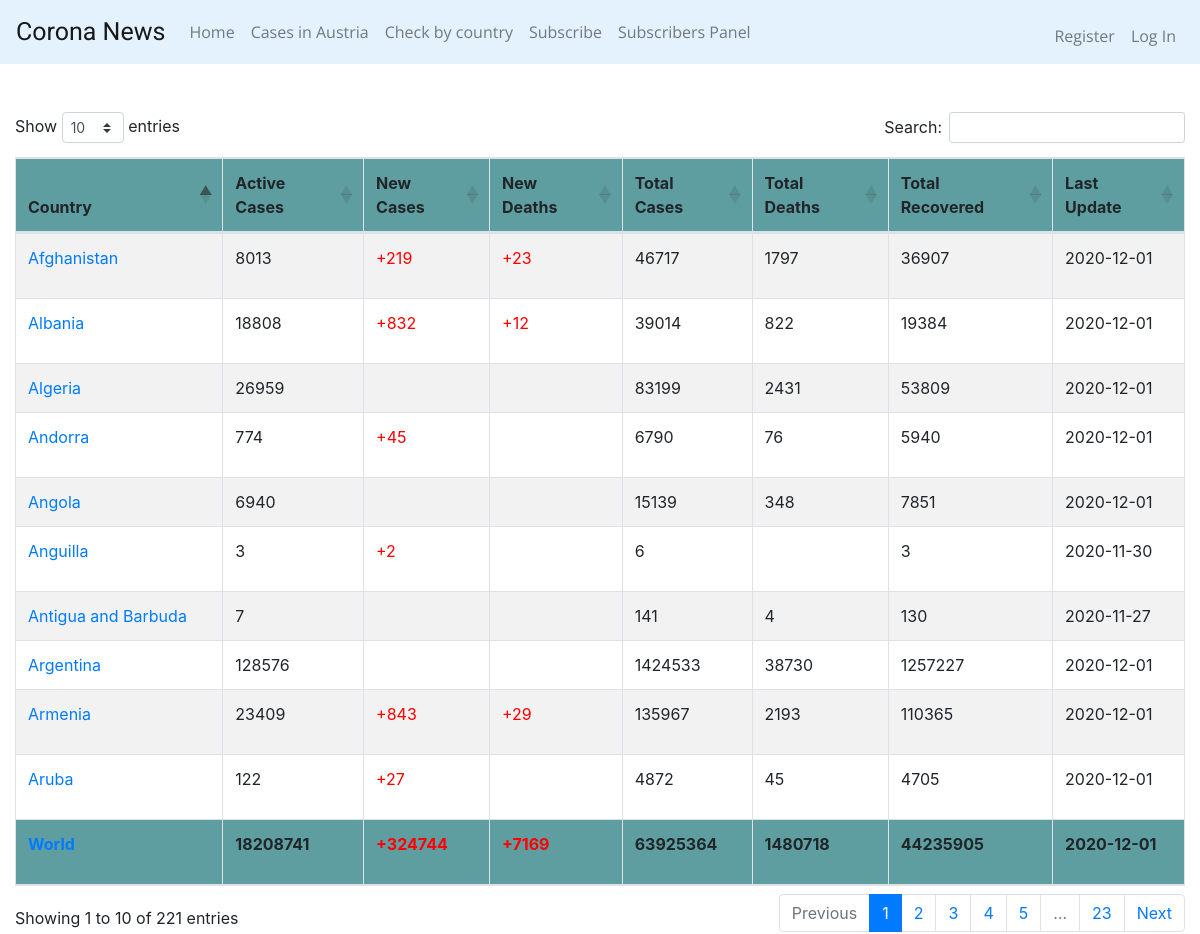
The page /casesWorld on the database as committed earlier.
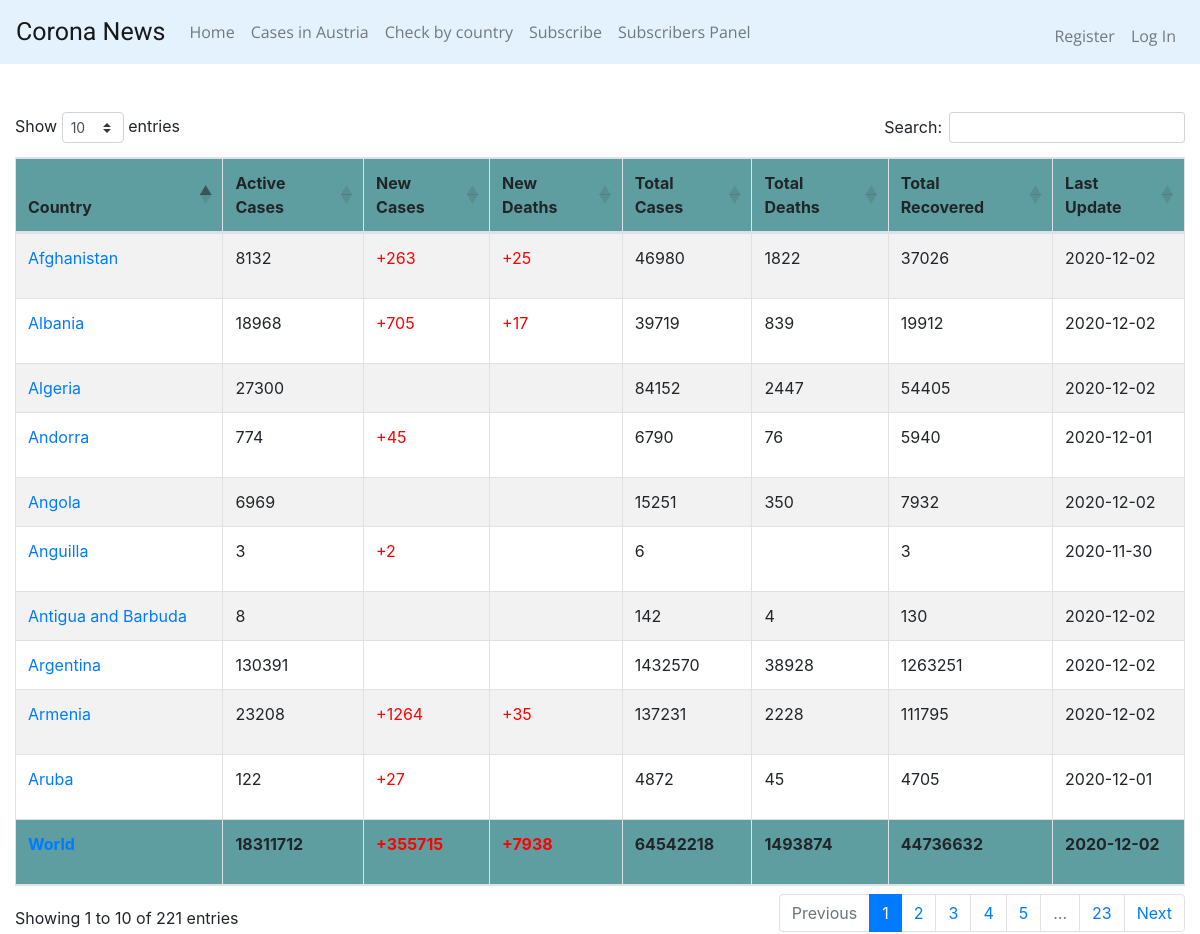
The same page on the database as committed later.
### tables this page shows
CREATE TABLE casesWorld (id INTEGER PRIMARY KEY AUTOINCREMENT NOT NULL, country TEXT, active INTEGER, new INTEGER, deaths INTEGER, totalCases INTEGER, totalDeaths INTEGER, totalRecovered INTEGER, date date);

### app.py (the view)
@app.route("/casesWorld")
def casesWorld():
    tblCasesWorld = "casesWorld"
    tableValues = {}
    totalCases = {}
    tableValues = select_cases(tblCasesWorld)
    totalCases = select_cases_where_country(tblCasesWorld, "World")
    return render_template('casesWorld.html', casesWorld=tableValues, totalCases=totalCases)

### app.py (called while the page is built)
@app.after_request
def after_request(response):
    response.headers["Cache-Control"] = "no-cache, no-store, must-revalidate"
    response.headers["Expires"] = 0
    response.headers["Pragma"] = "no-cache"
    return response

### coronaCasesDAO.py (called while the page is built)
def select_cases(tableName):
    conn = connect_to_db()
    conn.row_factory = dict_factory
    cursor = conn.cursor()
    format_str = """SELECT country, active, new, deaths, totalCases, totalDeaths, totalRecovered, date FROM "{table}";"""
    sql_command = format_str.format(table=tableName)
    cursor.execute(sql_command)
    result = cursor.fetchall()
    conn.close()
    return result

def select_cases_where_country(tableName, country):
    conn = connect_to_db()
    conn.row_factory = dict_factory
    cursor = conn.cursor()
    format_str = """SELECT country, active, new, deaths, totalCases, totalDeaths, totalRecovered, date FROM "{table}" WHERE country="{countryName}";"""
    sql_command = format_str.format(table=tableName, countryName=country)
    cursor.execute(sql_command)
    result = cursor.fetchall()
    conn.close()
    return result

### helpers.py (called while the page is built)
def connect_to_db():
    conn = sqlite3.connect('coronaDatabase.db')
    return conn

def dict_factory(cursor, row):
    d = {}
    for idx, col in enumerate(cursor.description):
        d[col[0]] = row[idx]
    return d

### templates/casesWorld.html (shortened to what this page needs)
{% extends "layout.html" %}
{% block headSergiu %}
    <link href="https://cdn.datatables.net/1.10.22/css/dataTables.bootstrap4.min.css" rel="stylesheet">
{% endblock %}
{% block main %}
    <div class="col">
        <br>
        <table id="example" class="table table-striped table-bordered" style="width:100%">
            <thead>
                <tr style="background-color:cadetblue">
                    <th>Country</th>
                    <th>Active Cases</th>
                    <th>New Cases</th>
                    <th>New Deaths</th>
                    <th>Total Cases</th>
                    <th>Total Deaths</th>
                    <th>Total Recovered</th>
                    <th>Last Update</th>
                </tr>
            </thead>
            <tfoot>
                {% for dict_item in totalCases %}
                <tr style="background-color: cadetblue; font-weight: bold;">
                    <td >
                        {% set country = dict_item.get("country") %}
                        <a href="/history/{{ country }}" target="_blank">{{ country }}</a>
                    </td>
                    <td>
                        {{dict_item.get("active")}}
                    </td>
                    <td style="color:red;">
                        {% set new = dict_item.get("new") %}
                        {% if new != "" %}
                            <p>+{{ new }}</p>
                        {% else %}
                            <p></p>
                        {% endif %}
                    </td>
                    <td style="color:red;">
                        {% set deaths = dict_item.get("deaths") %}
                        {% if deaths != "" %}
                            <p>+{{ deaths }}</p>
                        {% else %}
                            <p></p>
                        {% endif %}
                    </td>
                    <td>
                        {{dict_item.get("totalCases")}}
                    </td>
                    <td>
                        {{dict_item.get("totalDeaths")}}
                    </td>
                    <td>
                        {{dict_item.get("totalRecovered")}}
                    </td>
                    <td>
                        {{dict_item.get("date")}}
                    </td>
                </tr>
                {% endfor %}
            </tfoot>
            <tbody>
            {% for dict_item in casesWorld %}
                <tr>
                        <td>
                            {% set country = dict_item.get("country") %}
                            <a href="/history/{{ country }}">{{ country }}</a>
                        </td>
                        <td>
                            {{dict_item.get("active")}}
                        </td>
                        <td style="color: red;">
                            {% set new = dict_item.get("new") %}
                            {% if new != "" %}
                                <p>+{{ new }}</p>
                            {% else %}
                                <p></p>
                            {% endif %}
                        </td>
                        <td style="color: red;">
                            {% set deaths = dict_item.get("deaths") %}
                            {% if deaths != "" %}
                                <p>+{{ deaths }}</p>
                            {% else %}
                                <p></p>
                            {% endif %}
                        </td>
                        <td>
                            {{dict_item.get("totalCases")}}
                        </td>
                        <td>
                            {{dict_item.get("totalDeaths")}}
                        </td>
                        <td>
                            {{dict_item.get("totalRecovered")}}
                        </td>
                        <td>
                            {{dict_item.get("date")}}
                        </td>
                </tr>
            {% endfor %}
            </tbody>
        </table>
    </div>
{% endblock %}

### templates/layout.html (shortened to what this page needs)
<!DOCTYPE html>
<html lang="en">
<head>
    <link href="https://cdnjs.cloudflare.com/ajax/libs/twitter-bootstrap/4.5.2/css/bootstrap.css" rel="stylesheet">
    {% block headSergiu %}{% endblock %}
</head>
<body>
    <nav class="navbar sticky-top navbar-expand-lg navbar-light" style="background-color: #e3f2fd;">
      <a class="navbar-brand" style="font-family: 'Roboto', sans-serif; font-size: 25px;" href="/">Corona News</a>
      <div class="collapse navbar-collapse" style="font-family: 'Open Sans', sans-serif;" id="navbarSupportedContent">
        {% if session.user_id %}
          <ul class="navbar-nav mr-auto">
            <li class="nav-item">
              <a class="nav-link" href="/">Home <span class="sr-only">(current)</span></a>
            </li>
            <li class="nav-item">
              <a class="nav-link" href="/casesInAustria">Cases in Austria</a>
            </li>
            <li class="nav-item">
              <a class="nav-link" href="/casesWorld">Check by country</a>
            </li>
            <li class="nav-item">
              <a class="nav-link" href="/subscription">Subscribe</a>
            </li>
            <li class="nav-item">
              <a class="nav-link" href="/usersTable">Subscribers Panel</a>
            </li>
          </ul>
            <ul class="navbar-nav ml-auto mt-2">
              <li class="nav-item"><a class="nav-link" href="/logout">Log Out</a></li>
          </ul>
        {% else %}
        <ul class="navbar-nav mr-auto">
          <li class="nav-item">
            <a class="nav-link" href="/">Home <span class="sr-only">(current)</span></a>
          </li>
          <li class="nav-item">
            <a class="nav-link" href="/casesInAustria">Cases in Austria</a>
          </li>
          <li class="nav-item">
            <a class="nav-link" href="/casesWorld">Check by country</a>
          </li>
          <li class="nav-item">
            <a class="nav-link" href="/subscription">Subscribe</a>
          </li>
          <li class="nav-item">
            <a class="nav-link" href="/usersTable">Subscribers Panel</a>
          </li>
        </ul>
          <ul class="navbar-nav ml-auto mt-2">
            <li class="nav-item"><a class="nav-link" href="/register">Register</a></li>
            <li class="nav-item"><a class="nav-link" href="/login">Log In</a></li>
        </ul>
        {% endif %}
      </div>
    </nav>
<br />
{% block main %}{% endblock %}
</body>
</html>

Rows that differ between the two databases and show on the page:
changed casesWorld "World": get "18208741" → "18311712"; new "324744" → "355715"; deaths "7169" → "7938"; get "63925364" → "64542218"; get "1480718" → "1493874"; get "44235905" → "44736632"; get "2020-12-01" → "2020-12-02"
changed casesWorld "Argentina": get "128576" → "130391"; get "1424533" → "1432570"; get "38730" → "38928"; get "1257227" → "1263251"; get "2020-12-01" → "2020-12-02"
changed casesWorld "Armenia": get "23409" → "23208"; new "843" → "1264"; deaths "29" → "35"; get "135967" → "137231"; get "2193" → "2228"; get "110365" → "111795"; get "2020-12-01" → "2020-12-02"
changed casesWorld "Algeria": get "26959" → "27300"; get "83199" → "84152"; get "2431" → "2447"; get "53809" → "54405"; get "2020-12-01" → "2020-12-02"
changed casesWorld "Afghanistan": get "8013" → "8132"; new "219" → "263"; deaths "23" → "25"; get "46717" → "46980"; get "1797" → "1822"; get "36907" → "37026"; get "2020-12-01" → "2020-12-02"
changed casesWorld "Albania": get "18808" → "18968"; new "832" → "705"; deaths "12" → "17"; get "39014" → "39719"; get "822" → "839"; get "19384" → "19912"; get "2020-12-01" → "2020-12-02"
changed casesWorld "Angola": get "6940" → "6969"; get "15139" → "15251"; get "348" → "350"; get "7851" → "7932"; get "2020-12-01" → "2020-12-02"
changed casesWorld "Antigua and Barbuda": get "7" → "8"; get "141" → "142"; get "2020-11-27" → "2020-12-02"
